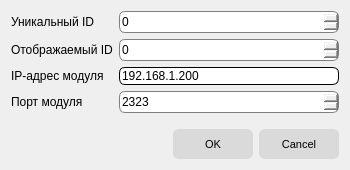
<?xml version="1.0" encoding="UTF-8"?>
<ui version="4.0">
 <class>NewModuleDialog</class>
 <widget class="QDialog" name="NewModuleDialog">
  <property name="geometry">
   <rect>
    <x>0</x>
    <y>0</y>
    <width>350</width>
    <height>170</height>
   </rect>
  </property>
  <property name="font">
   <font>
    <pointsize>9</pointsize>
   </font>
  </property>
  <property name="windowTitle">
   <string>Добавить модуль</string>
  </property>
  <property name="styleSheet">
   <string notr="true">QWidget
{
	font-size: 9pt;
}

QPushButton
{
	background-color: rgb(218, 218, 218);
	border: none;
	border-radius: 6px;
	min-width: 80px;
	min-height: 30px;
	font-size: 8pt;
}

QPushButton:hover
{
	border-top: 1px solid black;
	border-left: 1px solid black;
	border-right: 2px outset black;
	border-bottom: 2px outset black;
}

QPushButton:pressed
{
	border: 2px inset black;
}

QLineEdit
{
	border: 1px solid black;
	border-radius: 6px;
}

QSpinBox
{
	border-radius: 6px;
	border: 1px solid gray;
	min-height: 20px;
	min-width: 60px;
}</string>
  </property>
  <layout class="QVBoxLayout" name="verticalLayout">
   <item>
    <layout class="QFormLayout" name="formLayout">
     <item row="0" column="0">
      <widget class="QLabel" name="label_3">
       <property name="font">
        <font>
         <pointsize>9</pointsize>
        </font>
       </property>
       <property name="text">
        <string>Уникальный ID</string>
       </property>
      </widget>
     </item>
     <item row="1" column="0">
      <widget class="QLabel" name="label_6">
       <property name="font">
        <font>
         <pointsize>9</pointsize>
        </font>
       </property>
       <property name="text">
        <string>Отображаемый ID</string>
       </property>
      </widget>
     </item>
     <item row="2" column="0">
      <widget class="QLabel" name="label_4">
       <property name="font">
        <font>
         <pointsize>9</pointsize>
        </font>
       </property>
       <property name="text">
        <string>IP-адрес модуля</string>
       </property>
      </widget>
     </item>
     <item row="3" column="0">
      <widget class="QLabel" name="label_5">
       <property name="font">
        <font>
         <pointsize>9</pointsize>
        </font>
       </property>
       <property name="text">
        <string>Порт модуля</string>
       </property>
      </widget>
     </item>
     <item row="0" column="1">
      <widget class="QSpinBox" name="sbUniqueId">
       <property name="font">
        <font>
         <pointsize>9</pointsize>
        </font>
       </property>
       <property name="maximum">
        <number>65535</number>
       </property>
      </widget>
     </item>
     <item row="2" column="1">
      <widget class="QLineEdit" name="leIp">
       <property name="font">
        <font>
         <pointsize>9</pointsize>
        </font>
       </property>
       <property name="text">
        <string>192.168.1.200</string>
       </property>
      </widget>
     </item>
     <item row="1" column="1">
      <widget class="QSpinBox" name="sbDisplayId">
       <property name="font">
        <font>
         <pointsize>9</pointsize>
        </font>
       </property>
       <property name="maximum">
        <number>999</number>
       </property>
      </widget>
     </item>
     <item row="3" column="1">
      <widget class="QSpinBox" name="sbPort">
       <property name="font">
        <font>
         <pointsize>9</pointsize>
        </font>
       </property>
       <property name="maximum">
        <number>65535</number>
       </property>
       <property name="value">
        <number>2323</number>
       </property>
      </widget>
     </item>
    </layout>
   </item>
   <item>
    <widget class="QDialogButtonBox" name="buttonBox">
     <property name="orientation">
      <enum>Qt::Horizontal</enum>
     </property>
     <property name="standardButtons">
      <set>QDialogButtonBox::Cancel|QDialogButtonBox::Ok</set>
     </property>
    </widget>
   </item>
  </layout>
 </widget>
 <resources/>
 <connections>
  <connection>
   <sender>buttonBox</sender>
   <signal>accepted()</signal>
   <receiver>NewModuleDialog</receiver>
   <slot>accept()</slot>
   <hints>
    <hint type="sourcelabel">
     <x>257</x>
     <y>127</y>
    </hint>
    <hint type="destinationlabel">
     <x>157</x>
     <y>136</y>
    </hint>
   </hints>
  </connection>
  <connection>
   <sender>buttonBox</sender>
   <signal>rejected()</signal>
   <receiver>NewModuleDialog</receiver>
   <slot>reject()</slot>
   <hints>
    <hint type="sourcelabel">
     <x>325</x>
     <y>127</y>
    </hint>
    <hint type="destinationlabel">
     <x>286</x>
     <y>136</y>
    </hint>
   </hints>
  </connection>
 </connections>
</ui>
